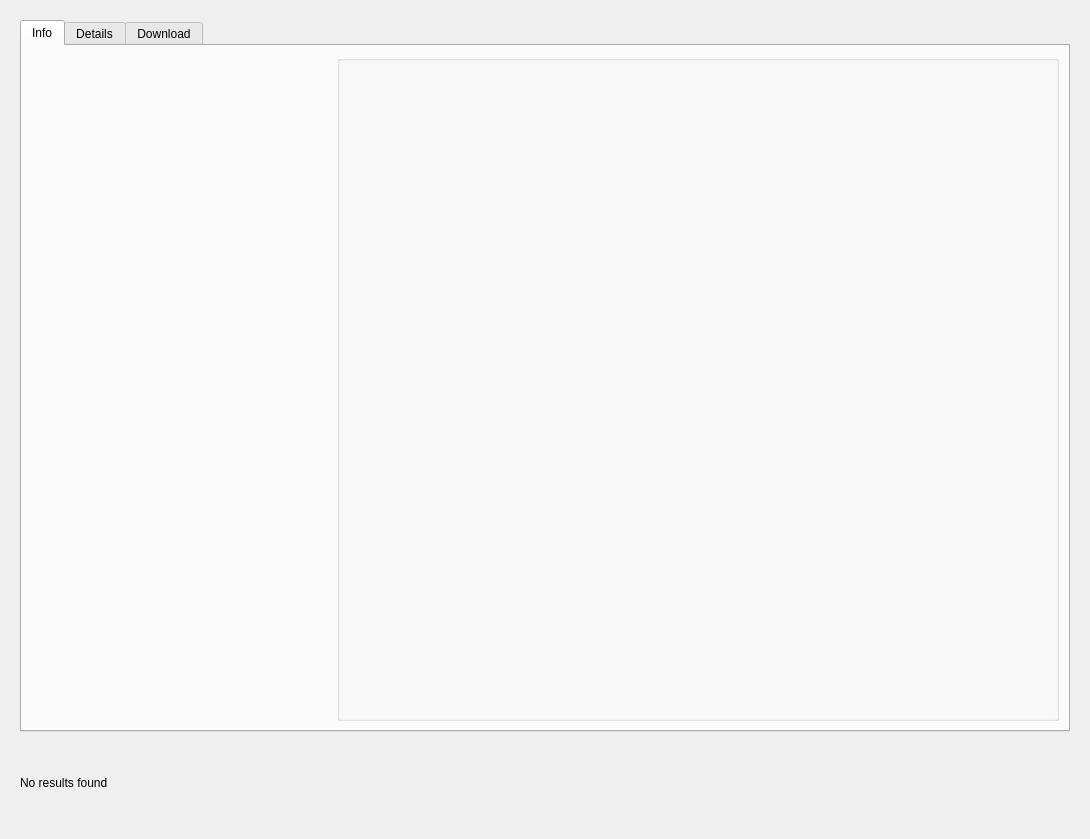
<?xml version="1.0" encoding="UTF-8"?>
<ui version="4.0">
 <class>SelectedMovie</class>
 <widget class="QWidget" name="SelectedMovie">
  <property name="geometry">
   <rect>
    <x>0</x>
    <y>0</y>
    <width>1090</width>
    <height>839</height>
   </rect>
  </property>
  <property name="windowTitle">
   <string>Selected Movie</string>
  </property>
  <layout class="QVBoxLayout" name="verticalLayout">
   <item>
    <widget class="QScrollArea" name="resultsScrollArea">
     <property name="frameShape">
      <enum>QFrame::NoFrame</enum>
     </property>
     <property name="widgetResizable">
      <bool>true</bool>
     </property>
     <widget class="QWidget" name="resultsArea">
      <property name="geometry">
       <rect>
        <x>0</x>
        <y>0</y>
        <width>1072</width>
        <height>821</height>
       </rect>
      </property>
      <layout class="QVBoxLayout" name="resultsLayout">
       <property name="spacing">
        <number>15</number>
       </property>
       <item>
        <widget class="QTabWidget" name="detailsTabWidget">
         <property name="sizePolicy">
          <sizepolicy hsizetype="Expanding" vsizetype="Expanding">
           <horstretch>0</horstretch>
           <verstretch>0</verstretch>
          </sizepolicy>
         </property>
         <property name="minimumSize">
          <size>
           <width>0</width>
           <height>500</height>
          </size>
         </property>
         <property name="currentIndex">
          <number>0</number>
         </property>
         <widget class="QWidget" name="infoTab">
          <attribute name="title">
           <string>Info</string>
          </attribute>
          <layout class="QVBoxLayout" name="infoLayout">
           <item>
            <layout class="QHBoxLayout" name="infoContentLayout">
             <item>
              <layout class="QVBoxLayout" name="posterLayout">
               <property name="spacing">
                <number>5</number>
               </property>
               <item>
                <widget class="QLabel" name="posterLabel">
                 <property name="minimumSize">
                  <size>
                   <width>300</width>
                   <height>400</height>
                  </size>
                 </property>
                 <property name="maximumSize">
                  <size>
                   <width>16777215</width>
                   <height>500</height>
                  </size>
                 </property>
                 <property name="text">
                  <string/>
                 </property>
                </widget>
               </item>
               <item>
                <spacer name="posterSpacer">
                 <property name="orientation">
                  <enum>Qt::Vertical</enum>
                 </property>
                 <property name="sizeHint" stdset="0">
                  <size>
                   <width>20</width>
                   <height>40</height>
                  </size>
                 </property>
                </spacer>
               </item>
              </layout>
             </item>
             <item>
              <widget class="QGroupBox" name="infoGroupBox">
               <property name="sizePolicy">
                <sizepolicy hsizetype="Preferred" vsizetype="Expanding">
                 <horstretch>0</horstretch>
                 <verstretch>0</verstretch>
                </sizepolicy>
               </property>
               <property name="minimumSize">
                <size>
                 <width>0</width>
                 <height>400</height>
                </size>
               </property>
               <property name="maximumSize">
                <size>
                 <width>16777215</width>
                 <height>16777215</height>
                </size>
               </property>
               <property name="title">
                <string/>
               </property>
               <property name="alignment">
                <set>Qt::AlignLeading|Qt::AlignLeft|Qt::AlignTop</set>
               </property>
               <layout class="QGridLayout" name="infoGridLayout">
                <property name="leftMargin">
                 <number>0</number>
                </property>
                <item row="5" column="0">
                 <layout class="QGridLayout" name="movieDetailsLayout">
                  <item row="3" column="0">
                   <widget class="QLabel" name="tomatometerLabel">
                    <property name="text">
                     <string/>
                    </property>
                   </widget>
                  </item>
                  <item row="0" column="0">
                   <widget class="QLabel" name="releaseYearLabel">
                    <property name="text">
                     <string/>
                    </property>
                   </widget>
                  </item>
                  <item row="2" column="1">
                   <widget class="QLabel" name="userScoreValue">
                    <property name="text">
                     <string/>
                    </property>
                   </widget>
                  </item>
                  <item row="5" column="0">
                   <widget class="QLabel" name="ytLabel">
                    <property name="text">
                     <string/>
                    </property>
                   </widget>
                  </item>
                  <item row="4" column="0">
                   <widget class="QLabel" name="popcornmeterLabel">
                    <property name="text">
                     <string/>
                    </property>
                   </widget>
                  </item>
                  <item row="4" column="1">
                   <widget class="QLabel" name="popcornmeterValue">
                    <property name="text">
                     <string/>
                    </property>
                   </widget>
                  </item>
                  <item row="3" column="1">
                   <widget class="QLabel" name="tomatometerValue">
                    <property name="text">
                     <string/>
                    </property>
                   </widget>
                  </item>
                  <item row="2" column="0">
                   <widget class="QLabel" name="userScoreLabel">
                    <property name="text">
                     <string/>
                    </property>
                   </widget>
                  </item>
                  <item row="1" column="0">
                   <widget class="QLabel" name="metascoreLabel">
                    <property name="text">
                     <string/>
                    </property>
                   </widget>
                  </item>
                  <item row="0" column="1">
                   <widget class="QLabel" name="releaseYearValue">
                    <property name="text">
                     <string/>
                    </property>
                   </widget>
                  </item>
                  <item row="1" column="1">
                   <widget class="QLabel" name="metascoreValue">
                    <property name="text">
                     <string/>
                    </property>
                   </widget>
                  </item>
                  <item row="5" column="1">
                   <widget class="QLabel" name="ytValue">
                    <property name="text">
                     <string/>
                    </property>
                   </widget>
                  </item>
                 </layout>
                </item>
                <item row="3" column="0">
                 <widget class="QLabel" name="imdbRatingLabel">
                  <property name="text">
                   <string/>
                  </property>
                 </widget>
                </item>
                <item row="2" column="0">
                 <widget class="QLabel" name="genresLabel">
                  <property name="sizePolicy">
                   <sizepolicy hsizetype="Expanding" vsizetype="Preferred">
                    <horstretch>0</horstretch>
                    <verstretch>0</verstretch>
                   </sizepolicy>
                  </property>
                  <property name="text">
                   <string/>
                  </property>
                 </widget>
                </item>
                <item row="0" column="0">
                 <widget class="QLabel" name="movieTitleLabel">
                  <property name="text">
                   <string/>
                  </property>
                 </widget>
                </item>
                <item row="8" column="0">
                 <widget class="QLabel" name="plotLabel">
                  <property name="sizePolicy">
                   <sizepolicy hsizetype="Expanding" vsizetype="Preferred">
                    <horstretch>0</horstretch>
                    <verstretch>0</verstretch>
                   </sizepolicy>
                  </property>
                  <property name="text">
                   <string/>
                  </property>
                  <property name="wordWrap">
                   <bool>true</bool>
                  </property>
                 </widget>
                </item>
               </layout>
              </widget>
             </item>
            </layout>
           </item>
          </layout>
         </widget>
         <widget class="QWidget" name="detailsTab">
          <attribute name="title">
           <string>Details</string>
          </attribute>
          <layout class="QVBoxLayout" name="detailsLayout">
           <item>
            <widget class="QTextBrowser" name="detailsTextBrowser"/>
           </item>
          </layout>
         </widget>
         <widget class="QWidget" name="downloadTab">
          <attribute name="title">
           <string>Download</string>
          </attribute>
          <layout class="QVBoxLayout" name="downloadLayout">
           <item>
            <layout class="QGridLayout" name="downloadsGridLayout"/>
           </item>
           <item>
            <spacer name="downloadSpacer">
             <property name="orientation">
              <enum>Qt::Vertical</enum>
             </property>
             <property name="sizeHint" stdset="0">
              <size>
               <width>20</width>
               <height>40</height>
              </size>
             </property>
            </spacer>
           </item>
          </layout>
         </widget>
        </widget>
       </item>
       <item>
        <widget class="QLabel" name="errorLabel">
         <property name="visible">
          <bool>false</bool>
         </property>
        </widget>
       </item>
       <item>
        <widget class="QLabel" name="noResultsLabel">
         <property name="visible">
          <bool>false</bool>
         </property>
         <property name="text">
          <string>No results found</string>
         </property>
        </widget>
       </item>
       <item>
        <widget class="QLabel" name="successLabel">
         <property name="visible">
          <bool>false</bool>
         </property>
        </widget>
       </item>
      </layout>
     </widget>
    </widget>
   </item>
  </layout>
 </widget>
 <resources/>
 <connections/>
</ui>
